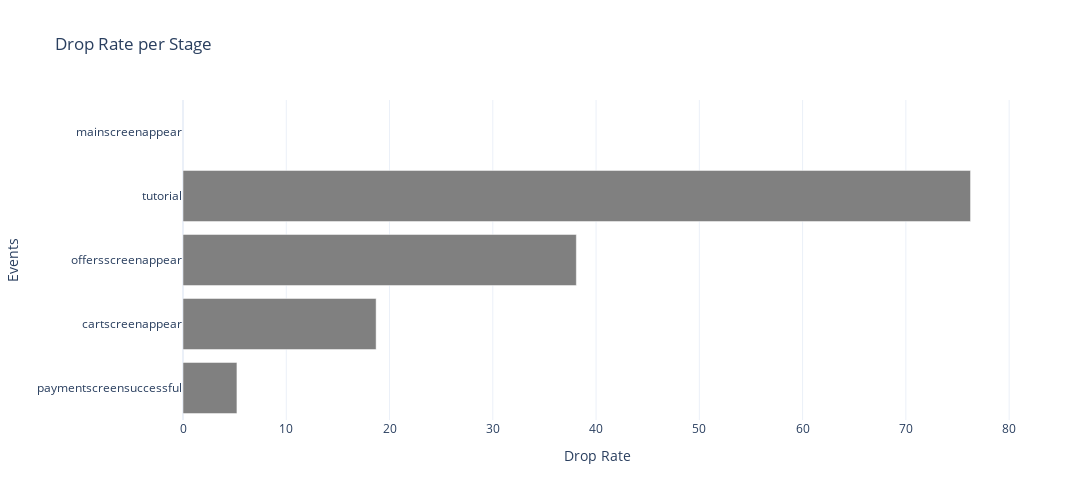

Notebook source saved alongside this figure:
### Code cell
plot_horizontal_bar_plotpx(df_fs_events, x='droprate', y='eventname', title='Drop Rate per Stage', xlabel='Drop Rate', ylabel='Events', sort=True)

### Figure 1 — Plotly figure (JSON) as saved in the notebook; plotly's stock layout.template omitted (floating-point values rounded to 4 significant figures)
{"data": [{"hovertemplate": "droprate=%{x}<br>eventname=%{y}<extra></extra>", "legendgroup": "", "marker": {"color": "grey", "pattern": {"shape": ""}}, "name": "", "orientation": "h", "showlegend": false, "textposition": "auto", "type": "bar", "x": [5.222, 18.7, 38.09, 76.26, NaN], "xaxis": "x", "y": ["paymentscreensuccessful", "cartscreenappear", "offersscreenappear", "tutorial", "mainscreenappear"], "yaxis": "y"}], "layout": {"barmode": "relative", "height": 500, "legend": {"tracegroupgap": 0}, "title": {"text": "Drop Rate per Stage"}, "width": 1200, "xaxis": {"anchor": "y", "domain": [0, 1], "title": {"text": "Drop Rate"}}, "yaxis": {"anchor": "x", "domain": [0, 1], "title": {"text": "Events"}}}}
